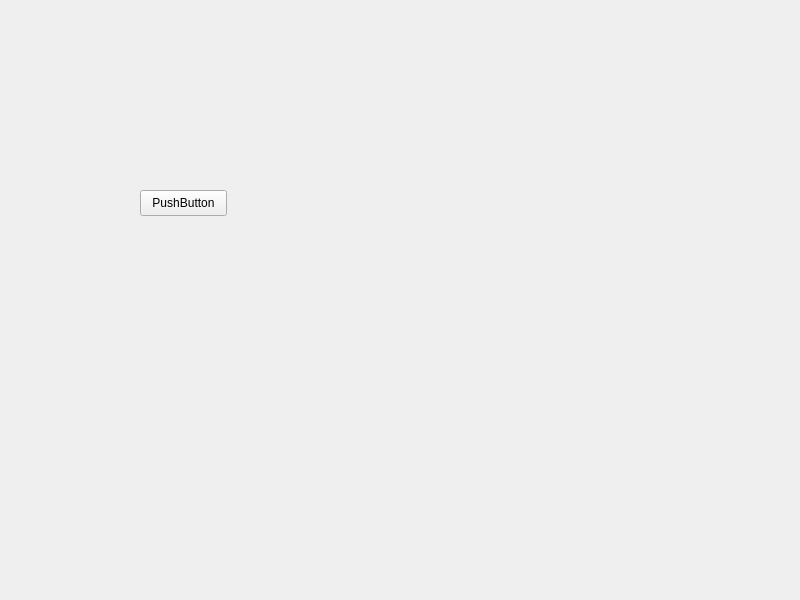
<?xml version="1.0" encoding="UTF-8"?>
<ui version="4.0">
 <class>Widget</class>
 <widget class="QWidget" name="Widget">
  <property name="geometry">
   <rect>
    <x>0</x>
    <y>0</y>
    <width>800</width>
    <height>600</height>
   </rect>
  </property>
  <property name="windowTitle">
   <string>Widget</string>
  </property>
  <widget class="QPushButton" name="pushButton">
   <property name="geometry">
    <rect>
     <x>140</x>
     <y>190</y>
     <width>87</width>
     <height>26</height>
    </rect>
   </property>
   <property name="text">
    <string>PushButton</string>
   </property>
  </widget>
 </widget>
 <resources/>
 <connections/>
</ui>
